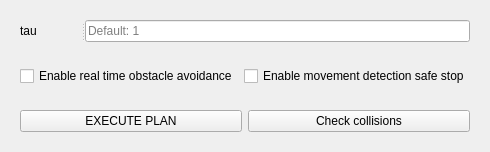
                 <widget class="QFrame" name="frame_31">
                  <property name="frameShape">
                   <enum>QFrame::NoFrame</enum>
                  </property>
                  <property name="frameShadow">
                   <enum>QFrame::Raised</enum>
                  </property>
                  <layout class="QGridLayout" name="gridLayout_25">
                   <item row="1" column="0">
                    <widget class="QFrame" name="frame_48">
                     <property name="frameShape">
                      <enum>QFrame::NoFrame</enum>
                     </property>
                     <property name="frameShadow">
                      <enum>QFrame::Sunken</enum>
                     </property>
                     <layout class="QVBoxLayout" name="verticalLayout_27">
                      <item>
                       <widget class="QSplitter" name="splitter_102">
                        <property name="orientation">
                         <enum>Qt::Horizontal</enum>
                        </property>
                        <widget class="QLabel" name="label_110">
                         <property name="text">
                          <string>tau</string>
                         </property>
                        </widget>
                        <widget class="QLineEdit" name="set_tau_lineedit_3">
                         <property name="maximumSize">
                          <size>
                           <width>16777215</width>
                           <height>28</height>
                          </size>
                         </property>
                         <property name="placeholderText">
                          <string>Default: 1</string>
                         </property>
                         <property name="clearButtonEnabled">
                          <bool>false</bool>
                         </property>
                        </widget>
                       </widget>
                      </item>
                     </layout>
                    </widget>
                   </item>
                   <item row="5" column="0">
                    <widget class="QFrame" name="frame_46">
                     <property name="frameShape">
                      <enum>QFrame::NoFrame</enum>
                     </property>
                     <property name="frameShadow">
                      <enum>QFrame::Sunken</enum>
                     </property>
                     <layout class="QGridLayout" name="gridLayout_33">
                      <item row="0" column="1">
                       <widget class="QPushButton" name="execute_collisionCheck_PB_3">
                        <property name="text">
                         <string>Check collisions</string>
                        </property>
                       </widget>
                      </item>
                      <item row="0" column="0">
                       <widget class="QPushButton" name="execute_plan_pushButton_3">
                        <property name="text">
                         <string>EXECUTE PLAN</string>
                        </property>
                       </widget>
                      </item>
                     </layout>
                    </widget>
                   </item>
                   <item row="3" column="0">
                    <widget class="QFrame" name="frame_47">
                     <property name="frameShape">
                      <enum>QFrame::NoFrame</enum>
                     </property>
                     <property name="frameShadow">
                      <enum>QFrame::Sunken</enum>
                     </property>
                     <layout class="QGridLayout" name="gridLayout_6">
                      <item row="0" column="1">
                       <widget class="QSplitter" name="splitter_100">
                        <property name="orientation">
                         <enum>Qt::Horizontal</enum>
                        </property>
                        <widget class="QCheckBox" name="safeStopCheckBox_3">
                         <property name="text">
                          <string>Enable movement detection safe stop</string>
                         </property>
                        </widget>
                       </widget>
                      </item>
                      <item row="0" column="0">
                       <widget class="QSplitter" name="splitter_101">
                        <property name="orientation">
                         <enum>Qt::Horizontal</enum>
                        </property>
                        <widget class="QCheckBox" name="avoidanceCheckBox_3">
                         <property name="text">
                          <string>Enable real time obstacle avoidance</string>
                         </property>
                        </widget>
                       </widget>
                      </item>
                     </layout>
                    </widget>
                   </item>
                  </layout>
                 </widget>
